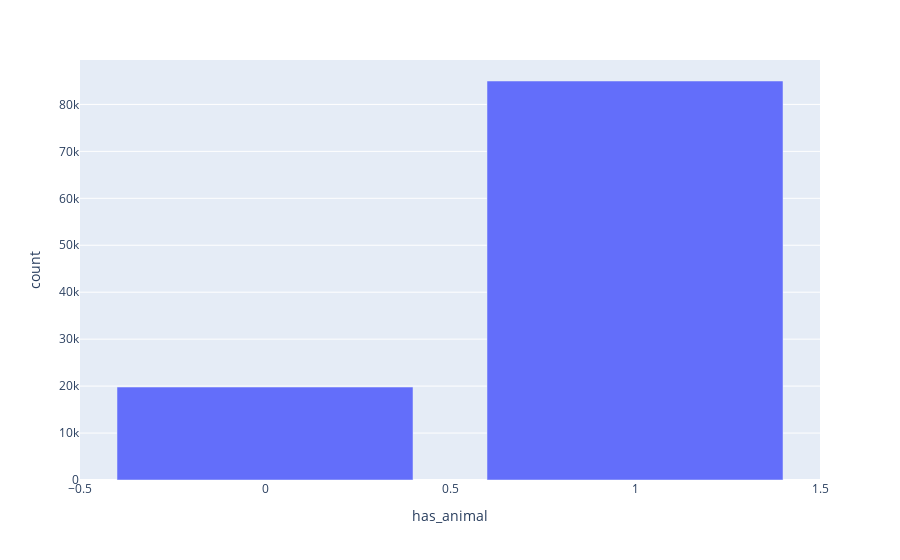

This figure's notebook cell:
### Code cell
df_temp=df_cleaned.groupby(["has_animal"]).size().reset_index(name="count")
px.bar(df_temp, x="has_animal", y="count")

### Figure 1 — Plotly figure (JSON) as saved in the notebook; plotly's stock layout.template omitted (floating-point values rounded to 4 significant figures)
{"data": [{"hovertemplate": "has_animal=%{x}<br>count=%{y}<extra></extra>", "legendgroup": "", "marker": {"color": "#636efa", "pattern": {"shape": ""}}, "name": "", "orientation": "v", "showlegend": false, "textposition": "auto", "type": "bar", "x": [0, 1], "xaxis": "x", "y": [19794, 84986], "yaxis": "y"}], "layout": {"barmode": "relative", "legend": {"tracegroupgap": 0}, "margin": {"t": 60}, "xaxis": {"anchor": "y", "domain": [0, 1], "title": {"text": "has_animal"}}, "yaxis": {"anchor": "x", "domain": [0, 1], "title": {"text": "count"}}}}
